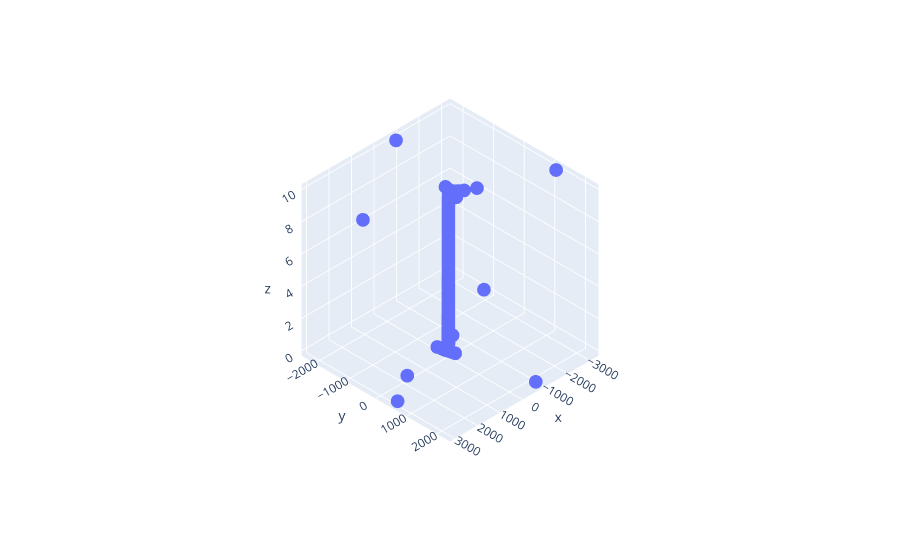

The notebook cell this image was saved under:
### Code cell
fig = px.scatter_3d(z = square_wave_x, x = ft_square_wave_y.real, y = ft_square_wave_y.imag)
fig.update_layout(scene_camera_projection_type='orthographic')
fig.show()

### Figure 1 — Plotly figure (JSON) as saved in the notebook; plotly's stock layout.template omitted (floating-point values rounded to 4 significant figures; data arrays with more than 128 entries replaced by an {"elided": "..."} marker saying what was removed)
{"data": [{"hovertemplate": "x=%{x}<br>y=%{y}<br>z=%{z}<extra></extra>", "legendgroup": "", "marker": {"color": "#636efa", "symbol": "circle"}, "mode": "markers", "name": "", "scene": "scene", "showlegend": false, "type": "scatter3d", "x": {"elided": "10000 float values"}, "y": {"elided": "10000 float values"}, "z": {"elided": "10000 float values"}}], "layout": {"legend": {"tracegroupgap": 0}, "margin": {"t": 60}, "scene": {"camera": {"projection": {"type": "orthographic"}}, "domain": {"x": [0, 1], "y": [0, 1]}, "xaxis": {"title": {"text": "x"}}, "yaxis": {"title": {"text": "y"}}, "zaxis": {"title": {"text": "z"}}}}}
